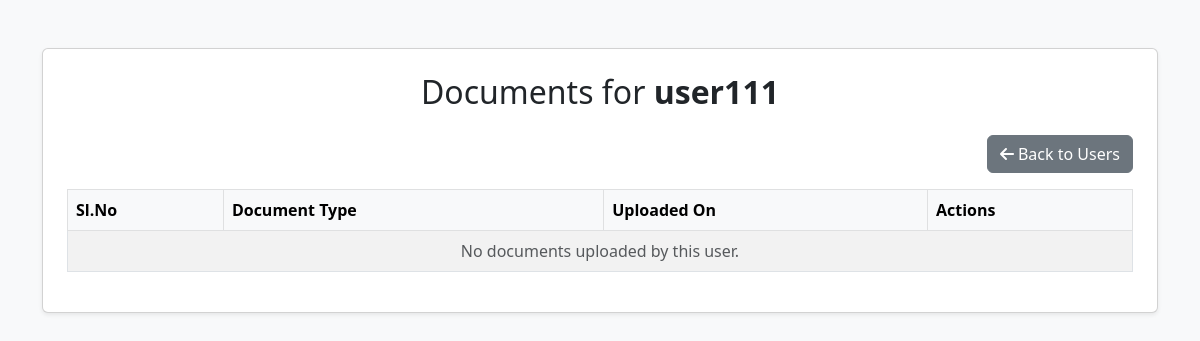
The app's page /mafazapp/admin/users/8892fb10-7cef-4192-ad74-f10bff1e31e1/documents/ (signed in), older data.
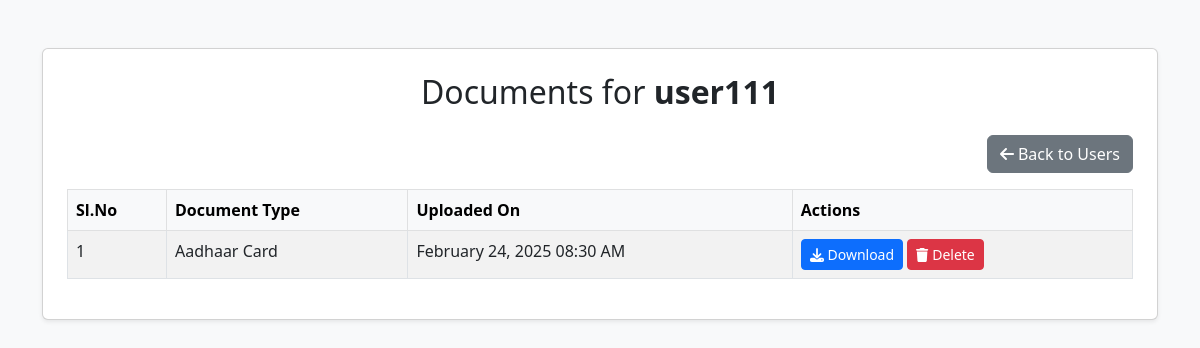
The same page, newer data.
### mafazapp/models.py (models this page shows, shortened)
class UserDocument(models.Model):
    DOCUMENT_TYPES = [
        ('aadhaar', 'Aadhaar Card'),
        ('voter_id', 'Voter ID'),
        ('passbook', 'Passbook'),
        ('other', 'Other')
    ]
    user = models.ForeignKey(settings.AUTH_USER_MODEL, on_delete=models.CASCADE, related_name='documents')
    document_type = models.CharField(max_length=20, choices=DOCUMENT_TYPES)
    file = models.FileField(upload_to='user_documents/')
    uploaded_at = models.DateTimeField(auto_now_add=True)

### mafazapp/views.py (the view)
# urls.py: path('admin/users/<uuid:user_id>/documents/', views.admin_user_documents, name='admin_user_documents'),
@user_passes_test(admin_required, login_url='home')
@never_cache
def admin_user_documents(request, user_id):
    User = get_user_model()
    """Admin can view and download documents uploaded by a user."""
    user = get_object_or_404(User, id=user_id)
    documents = UserDocument.objects.filter(user=user)
    return render(request, 'admin_user_documents.html', {'user': user, 'documents': documents})

### mafazapp/views.py (called while the page is built)
def admin_required(user):
    return user.is_authenticated and user.is_staff

### mafazapp/templates/admin_user_documents.html (shortened to what this page needs)
<!DOCTYPE html>
<html lang="en">
<head>
    <link rel="stylesheet" href="https://cdn.jsdelivr.net/npm/bootstrap@5.3.0/dist/css/bootstrap.min.css">
</head>
<body class="bg-light">
<div class="container mt-5">
    <div class="card shadow-sm p-4">
        <h2 class="text-center mb-4">Documents for <strong>{{ user.username }}</strong></h2>
        <div class="d-flex justify-content-end mb-3">
            <a href="{% url 'userledger' %}" class="btn btn-secondary">
                <i class="fa fa-arrow-left"></i> Back to Users
            </a>
        </div>
        <div class="table-responsive">
            <table class="table table-striped table-bordered">
                <thead class="table-light">
                    <tr>
                        <th>Sl.No</th>
                        <th>Document Type</th>
                        <th>Uploaded On</th>
                        <th>Actions</th>
                    </tr>
                </thead>
                <tbody>
                    {% for document in documents %}
                    <tr>
                        <td>{{ forloop.counter }}</td>
                        <td>{{ document.get_document_type_display }}</td>
                        <td>{{ document.uploaded_at|date:"F d, Y H:i A" }}</td>
                        <td>
                            <a href="{{ document.file.url }}" class="btn btn-primary btn-sm" download>
                                <i class="fa fa-download"></i> Download
                            </a>
                            <button class="btn btn-danger btn-sm" data-bs-toggle="modal" data-bs-target="#deleteModal" data-document-id="{{ document.id }}">
                                <i class="fa fa-trash"></i> Delete
                            </button>
                        </td>
                    </tr>
                    {% empty %}
                    <tr>
                        <td colspan="4" class="text-center text-muted">No documents uploaded by this user.</td>
                    </tr>
                    {% endfor %}
                </tbody>
            </table>
        </div>
    </div>
</div>
</body>
</html>

Row changes from the older to the newer data that the page shows:
added UserDocument: document_type "Aadhaar Card", uploaded_at "February 24, 2025 08:30 AM"
Text that changed along with them:
text no longer shown: "No documents uploaded by this user."
